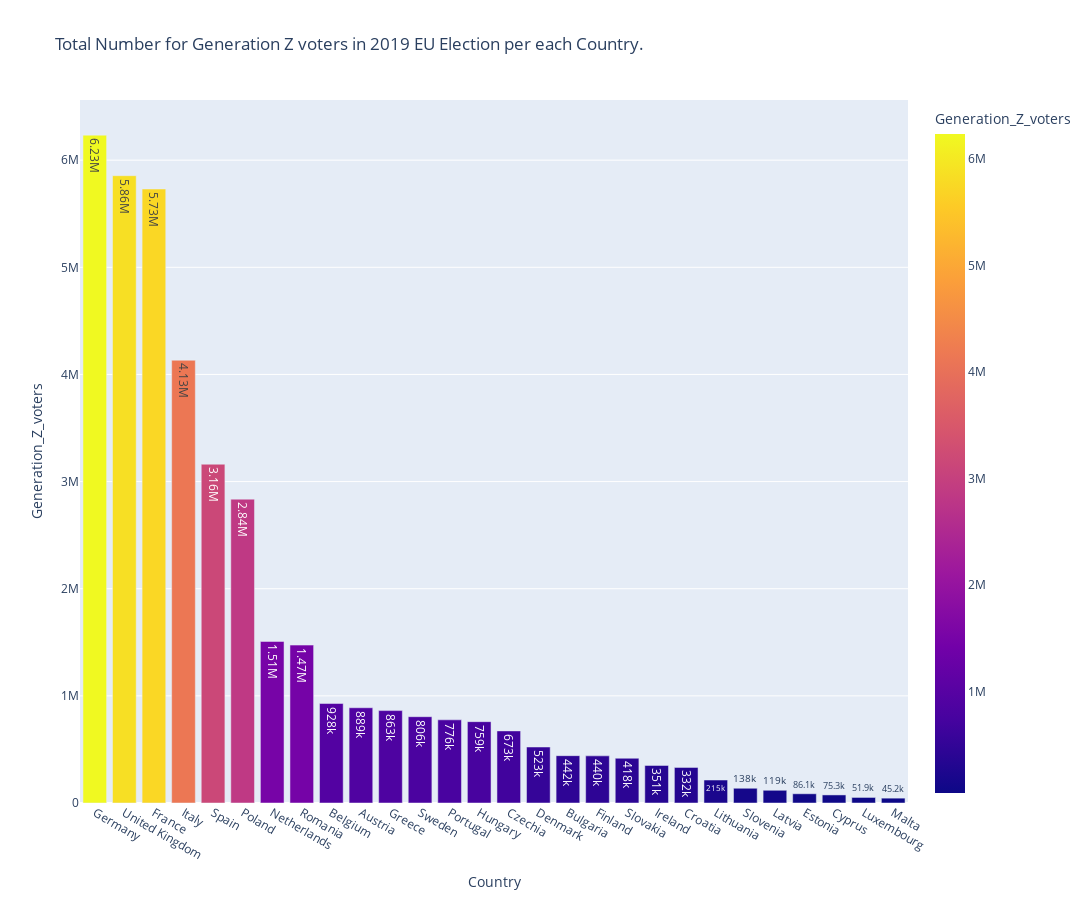

Here is the notebook cell this chart was saved with:
### Code cell
fig=px.bar(Generation_Z_voters,x='Country',y='Generation_Z_voters',color='Generation_Z_voters',
           title='Total Number for Generation Z voters in 2019 EU Election per each Country.',text_auto='.3s',height=900, width=1300)
fig.show()

### Figure 1 — Plotly figure (JSON) as saved in the notebook; plotly's stock layout.template omitted (floating-point values rounded to 4 significant figures)
{"data": [{"alignmentgroup": "True", "hovertemplate": "Country=%{x}<br>Generation_Z_voters=%{marker.color}<extra></extra>", "legendgroup": "", "marker": {"color": [6233563, 5855185, 5730894, 4132683, 3162188, 2836109, 1507942, 1473822, 928473, 889047, 862554, 805642, 776373, 759300, 672938, 522577, 441896, 439907, 417670, 350684, 331720, 214533, 137559, 118787, 86142, 75318, 51858, 45225], "coloraxis": "coloraxis", "pattern": {"shape": ""}}, "name": "", "offsetgroup": "", "orientation": "v", "showlegend": false, "textposition": "auto", "texttemplate": "%{y:.3s}", "type": "bar", "x": ["Germany", "United Kingdom", "France", "Italy", "Spain", "Poland", "Netherlands", "Romania", "Belgium", "Austria", "Greece", "Sweden", "Portugal", "Hungary", "Czechia", "Denmark", "Bulgaria", "Finland", "Slovakia", "Ireland", "Croatia", "Lithuania", "Slovenia", "Latvia", "Estonia", "Cyprus", "Luxembourg", "Malta"], "xaxis": "x", "y": [6233563, 5855185, 5730894, 4132683, 3162188, 2836109, 1507942, 1473822, 928473, 889047, 862554, 805642, 776373, 759300, 672938, 522577, 441896, 439907, 417670, 350684, 331720, 214533, 137559, 118787, 86142, 75318, 51858, 45225], "yaxis": "y"}], "layout": {"barmode": "relative", "coloraxis": {"colorbar": {"title": {"text": "Generation_Z_voters"}}, "colorscale": [[0, "#0d0887"], [0.1111, "#46039f"], [0.2222, "#7201a8"], [0.3333, "#9c179e"], [0.4444, "#bd3786"], [0.5556, "#d8576b"], [0.6667, "#ed7953"], [0.7778, "#fb9f3a"], [0.8889, "#fdca26"], [1, "#f0f921"]]}, "height": 900, "legend": {"tracegroupgap": 0}, "title": {"text": "Total Number for Generation Z voters in 2019 EU Election per each Country."}, "width": 1300, "xaxis": {"anchor": "y", "autorange": true, "domain": [0, 1], "range": [-0.5, 27.5], "title": {"text": "Country"}, "type": "category"}, "yaxis": {"anchor": "x", "autorange": true, "domain": [0, 1], "range": [0, 6562000.0], "title": {"text": "Generation_Z_voters"}, "type": "linear"}}}
